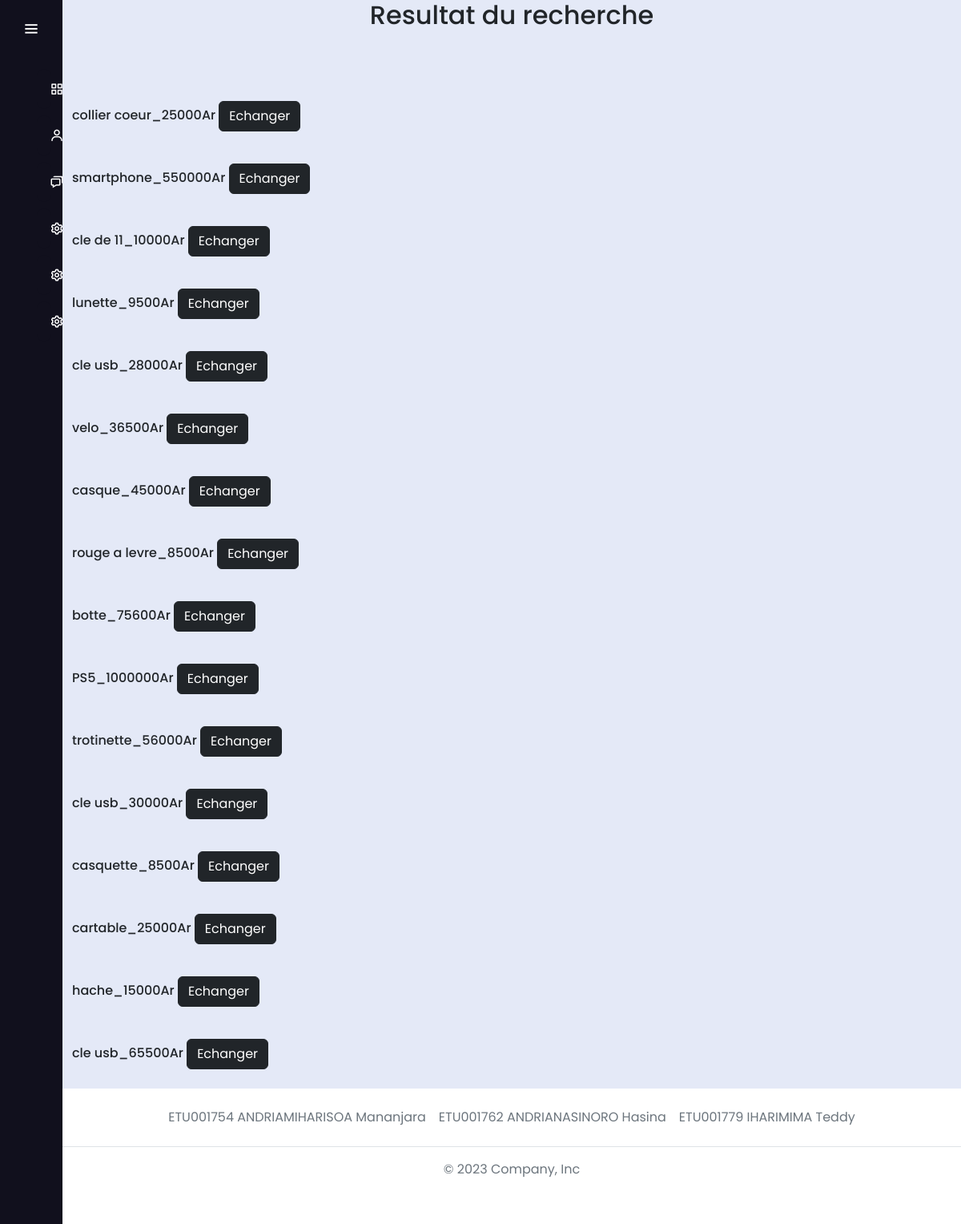
The page /index.php/login/recherche on the database its author committed.
### tables this page shows
create table objet(
    idobjet INT PRIMARY KEY AUTO_INCREMENT,
    idcategorie INT,
    iduser INT,
    nom VARCHAR(255),
    description TEXT,
    photo VARCHAR(255),
    prix DOUBLE,
    FOREIGN KEY (idcategorie) REFERENCES categorie(idcategorie),
    FOREIGN KEY (iduser) REFERENCES user(iduser)
);

### application/controllers/Login.php (called while the page is built, shortened)
<?php
class Login extends CI_Controller {
	public function recherche(){
		$solotena = $this->input->post('solotena');
		$categorie = $this->input->post('categorie');
		$this->load->model('Model_model');
		$data ['resultat'] = $this->Model_model->search_by_category($solotena,$categorie);
		$this->load->view('resultat',$data);
	}
}

### index.php (called while the page is built, shortened)
<?php
require_once BASEPATH.'core/CodeIgniter.php';

### application/models/Model_model.php (called while the page is built, shortened)
<?php
class Model_model extends CI_Model{
    public function search_by_category($keyword, $category){
        $this->db->select('*');
        $this->db->from('objet');
        $this->db->like('idcategorie', $category);
        $this->db->like('nom', $keyword);
        $query = $this->db->get();
        $tab = array();
            $i = 0;
        foreach($query->result_array() as $row){
            $tab[$i]['nom'] = $row['nom'];
            $tab[$i]['idcategorie'] = $row['idcategorie'];
            $tab[$i]['description'] = $row['description'];
            $tab[$i]['idobjet'] = $row['idobjet'];
            $tab[$i]['photo'] = $row['photo'];
            $tab[$i]['prix'] = $row['prix'];
            $tab[$i]['iduser'] = $row['iduser'];
            $i++;
        }
        return $tab;
    }
}
?>

### application/views/resultat.php (the view, shortened to what this page needs)
<!DOCTYPE html>
<html lang="en" dir="ltr">
  <head>
    <link rel="stylesheet" href="styleMenu.css">
   </head>
   <link href="<?php echo site_url('assets/dist/css/bootstrap.min.css'); ?>" rel="stylesheet">
   <link href='https://unpkg.com/boxicons@2.0.7/css/boxicons.min.css' rel='stylesheet'>
   <link href="<?php echo site_url('assets/style/headers.css');?>" rel="stylesheet">
   <link rel="stylesheet" href="<?php echo site_url('assets/fontawesome-5/css/all.css'); ?>">
   <link href='https://unpkg.com/boxicons@2.0.7/css/boxicons.min.css' rel='stylesheet'>
<link rel="stylesheet" href="<?php echo site_url('assets/css/styleAcceuil.css');?>">
<link rel="stylesheet" href="<?php echo site_url('assets/css/styleMenu.css'); ?>" />
<body>
<div class="sidebar">
    <div class="logo-details">
      <a style="text-decoration: none;" href="<?php echo site_url('Login/acceuil/'.$_SESSION['iduser']); ?>"><div class="logo_name">Takalo</div></a>
        <i class='bx bx-menu' id="btn" ></i>
    </div>
    <ul class="nav-list">
      <li>
        <a href="<?php echo site_url('Login/autre/'.$_SESSION['iduser']); ?>">
          <i class='bx bx-grid-alt'></i>
        </a>
      </li>
      <li>
      <a href="<?php echo site_url('Login/accept'); ?>">
         <i class='bx bx-user' ></i>
       </a>
     </li>
     <li>
       <a href="<?php echo site_url('Login/demandeobjet'); ?>">
         <i class='bx bx-chat' ></i>
       </a>
     </li>
     <li>
       <a href="<?php echo site_url('Login/historique'); ?>">
         <i class='bx bx-cog' ></i>
       </a>
     </li>
     <li>
       <a href="<?php echo site_url('Login/echangeEff'); ?>">
         <i class='bx bx-cog' ></i>
       </a>
     </li>
     <li>
       <a href="<?php echo site_url('Login/logout'); ?>">
         <i class='bx bx-cog' ></i>
       </a>
     </li>
    </ul>
  </div>
  <section class="home-section">
    <div class="container">
      <div class="search-box" style="text-align: center;">
          <h1 class="h2">Resultat du recherche</h1>
      </div><br>
      <br>
      <div class="images">
        <?php for ($i=0; $i < count($resultat); $i++) { ?>
            <div class="image-box" data-name="spiderman">
             <h6><?php echo $resultat[$i]['nom']; ?>_<?php echo $resultat[$i]['prix']; ?>Ar
             <a href="<?php echo site_url('Login/echange/'.$resultat[$i]['idobjet'].'');?>"><button class="btn btn-dark">Echanger</button></a>
            </h6>
        </div>
      <?php  } ?>
      </div>
    </div>
    <footer class="py-3 my-4" style="background-color: white;">
    <ul class="nav justify-content-center border-bottom pb-3 mb-3">
      <li class="nav-item"><a href="#" class="nav-link px-2 text-muted">ETU001754 ANDRIAMIHARISOA Mananjara </a></li>
      <li class="nav-item"><a href="#" class="nav-link px-2 text-muted">ETU001762 ANDRIANASINORO Hasina </a></li>
      <li class="nav-item"><a href="#" class="nav-link px-2 text-muted">ETU001779 IHARIMIMA Teddy</a></li>
    </ul>
    <p class="text-center text-muted">&copy; 2023 Company, Inc</p>
    </footer>
  </section>
</body>
</html>

### assets/css/styleMenu.css (style rules this page uses)
* { margin: 0; padding: 0; box-sizing: border-box; font-family: "Poppins" , sans-serif; }
.sidebar { position: fixed; left: 0; top: 0; height: 100%; width: 78px; background: #11101D; padding: 6px 14px; z-index: 99; transition: all 0.5s ease; }
.sidebar .logo-details { height: 60px; display: flex; align-items: center; position: relative; }
.sidebar .logo-details #btn { position: absolute; top: 50%; right: 0; transform: translateY(-50%); font-size: 22px; transition: all 0.4s ease; font-size: 23px; text-align: center; cursor: pointer; transition: all 0.5s ease; }
.sidebar i { color: #fff; height: 60px; min-width: 50px; font-size: 28px; text-align: center; line-height: 60px; }
.sidebar .nav-list { margin-top: 20px; height: 100%; }
.sidebar li { position: relative; margin: 8px 0; list-style: none; }
.sidebar li a { display: flex; height: 100%; width: 100%; border-radius: 12px; align-items: center; text-decoration: none; transition: all 0.4s ease; background: #11101D; }
.sidebar li i { height: 50px; line-height: 50px; font-size: 18px; border-radius: 12px; }
.home-section { position: relative; background: #E4E9F7; min-height: 100vh; top: 0; left: 78px; width: calc(100% - 78px); transition: all 0.5s ease; z-index: 2; }

### rows shown on the page
objet: nom "collier coeur", prix "25000"
objet: nom "smartphone", prix "550000"
objet: nom "cle de 11", prix "10000"
objet: nom "lunette", prix "9500"
objet: nom "cle usb", prix "28000"
objet: nom "velo", prix "36500"
objet: nom "casque", prix "45000"
objet: nom "rouge a levre", prix "8500"
objet: nom "botte", prix "75600"
objet: nom "PS5", prix "1000000"
objet: nom "trotinette", prix "56000"
objet: nom "cle usb", prix "30000"
objet: nom "casquette", prix "8500"
objet: nom "cartable", prix "25000"
objet: nom "hache", prix "15000"
objet: nom "cle usb", prix "65500"
